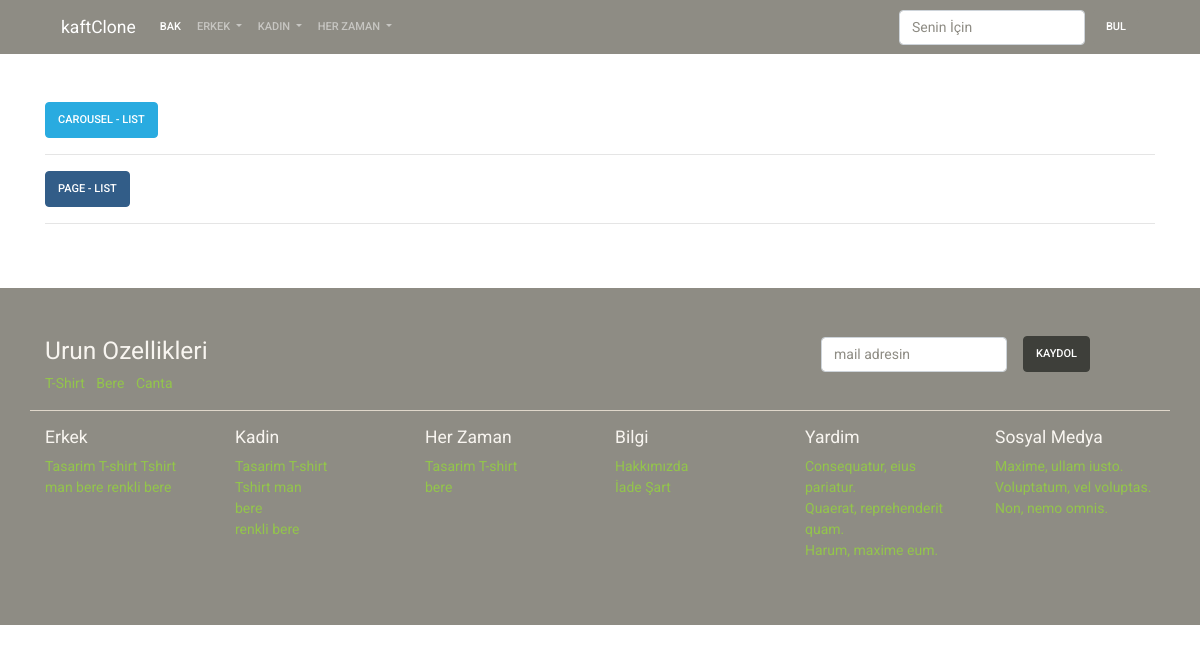
Screenshot of /manage/ with the database file from the repository.
### product/models.py (models this page shows, shortened)
class Category(models.Model):
    title = models.CharField(max_length=200)
    slug = models.SlugField(
        max_length=200,
        default=""
    )
    status = models.CharField(
        default=DEFAULT_STATUS,
        choices=STATUS,
        max_length=10
    )
    gender = models.CharField(
        max_length=6,
        default="unisex",
        choices=GENDER_CHOICE,
    )
    createt_at = models.DateTimeField(auto_now_add=True)
    updated_at = models.DateTimeField(auto_now=True)

### page/models.py (models this page shows)
class Page(models.Model):
    title = models.CharField(max_length=200)
    slug = models.SlugField(
        max_length=200,
        default="",
    )
    content = models.TextField()
    cover_image = models.ImageField(
        upload_to = 'page',
        null = True,
        blank = True,
    )
    status = models.CharField(
        default=DEFAULT_STATUS,
        choices=STATUS,
        max_length=10
    )
    createt_at = models.DateTimeField(auto_now_add=True)
    updated_at = models.DateTimeField(auto_now=True)

### page/views.py (the view)
# urls.py: path('', manage_list, name='manage_list'),
def manage_list(request):
    context = dict()
    return render(request, 'manage/manage.html', context)

### kaft_clone/nav_context.py (called while the page is built)
def nav_data(request):
    context = dict()
    context['categories'] = Category.objects.filter(
        status=STATUS
    ).order_by('title')
    context['pages'] = Page.objects.filter(
        status = STATUS
    ).order_by('title')
    return context

### templates/manage/manage.html
{% extends 'base/base.html' %}
{% block content %}
<div class="container mt-5">
    <div class="row">
        <div class="col-sm-12">
            <a href="{% url 'carousel_list' %}" class="btn btn-info">Carousel - List </a>
            <hr>
            <a href="{% url 'page_list' %}" class="btn btn-primary"> Page - List </a>
            <hr>
        </div>
    </div>
</div>
{% endblock content %}

### templates/base/components/footer.html (shortened to what this page needs)
<div class="bg-dark py-5 mt-5">
    <div class="container">
        <div class="row">
            <div class="col-sm-8">
                <h3 class="text-light">Urun Ozellikleri</h3>
                <ul class="list-inline">
                    <li class="list-inline-item">
                        <a href="">T-Shirt</a>
                    </li>
                    <li class="list-inline-item">
                        <a href="">Bere</a>
                    </li>
                    <li class="list-inline-item">
                        <a href="">Canta</a>
                    </li>
                </ul>
            </div>
            <div class="col-sm-4">
                <form class="form-inline">
                    <div class="form-group mx-sm-3 mb-2">
                        <input type="email" class="form-control" id="ebulten" placeholder="mail adresin">
                    </div>
                    <button type="submit" class="btn btn-dark mb-2">Kaydol</button>
                    </form>
            </div>
        </div>
        <div class="row border-top mb-3"></div>
        <div class="row">
            <div class="col-sm-2">
                <h5 class="text-light">Erkek</h5>
                <ul class="list-unstyled">
                    {% for item in categories %}
                        {% if item.gender == "men" or item.gender == "unisex" %}
                            <a class="list-item" href="{% url 'category_show' category_slug=item.slug %}">
                            {{ item.title }}
                            </a>
                        {% endif %}
                    {% endfor %}
                </ul>
            </div>
            <div class="col-sm-2">
                <h5 class="text-light">Kadin</h5>
                <ul class="list-unstyled">
                    {% for item in categories %}
                        {% if item.gender == "men" or item.gender == "unisex" %}
                        <li class="list-item">
                        <a class="" href="{% url 'category_show' category_slug=item.slug %}">
                           {{ item.title }}
                        </a>
                        </li>
                        {% endif %}
                    {% endfor %}
                </ul>
            </div>
            <div class="col-sm-2">
                <h5 class="text-light">Her Zaman</h5>
                <ul class="list-unstyled">
                    {% for item in categories %}
                        {% if item.gender == "unisex" %}
                            <li class="list-item">
                            <a class="" href="{% url 'category_show' category_slug=item.slug %}">
                                {{ item.title }}
                            </a>
                            </li>
                        {% endif %}
                    {% endfor %}
                </ul>
            </div>
            <div class="col-sm-2">
                <h5 class="text-light">Bilgi</h5>
                <ul class="list-unstyled">
                    {% for item in pages %}
                        <li>
                            <a href="{% url 'page_show' slug=item.slug %}">
                            {{ item.title }}
                            </a>
                        </li>
                    {% endfor %}
                </ul>
            </div>
            <div class="col-sm-2">
                <h5 class="text-light">Yardim</h5>
                <ul class="list-unstyled">
                    <li><a href="">Consequatur, eius pariatur.</a></li>
                    <li><a href="">Quaerat, reprehenderit quam.</a></li>
                    <li><a href="">Harum, maxime eum.</a></li>
                </ul>
            </div>
            <div class="col-sm-2">
                <h5 class="text-light">Sosyal Medya</h5>
                <ul class="list-unstyled text-white">
                    <li><a href="" >Maxime, ullam iusto.</a></li>
                    <li><a href="" >Voluptatum, vel voluptas.</a></li>
                    <li><a href="" >Non, nemo omnis.</a></li>
                </ul>
            </div>
        </div>
    </div>
</div>

### rows the page displays
Category: title "Tasarim T-shirt"
Category: title "Tshirt man"
Category: title "bere"
Category: title "renkli bere"
Page: title "Hakkımızda"
Page: title "İade Şart"
